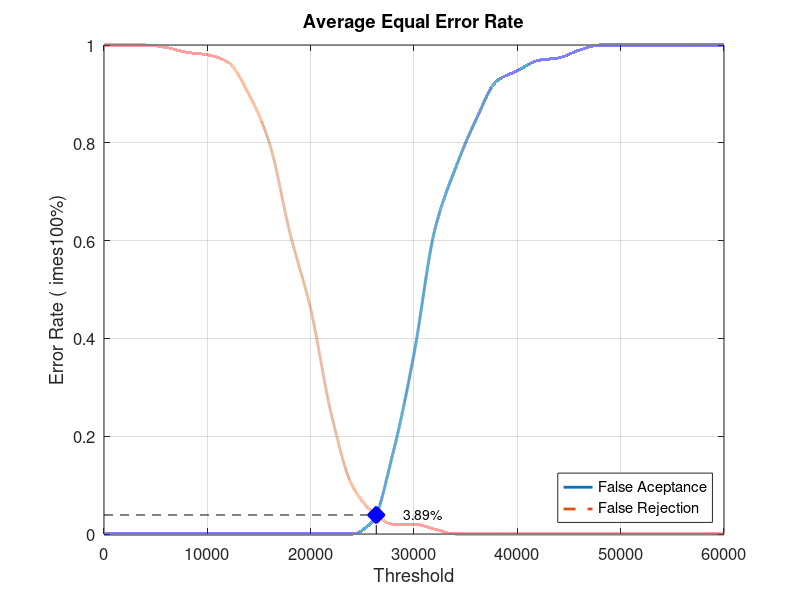
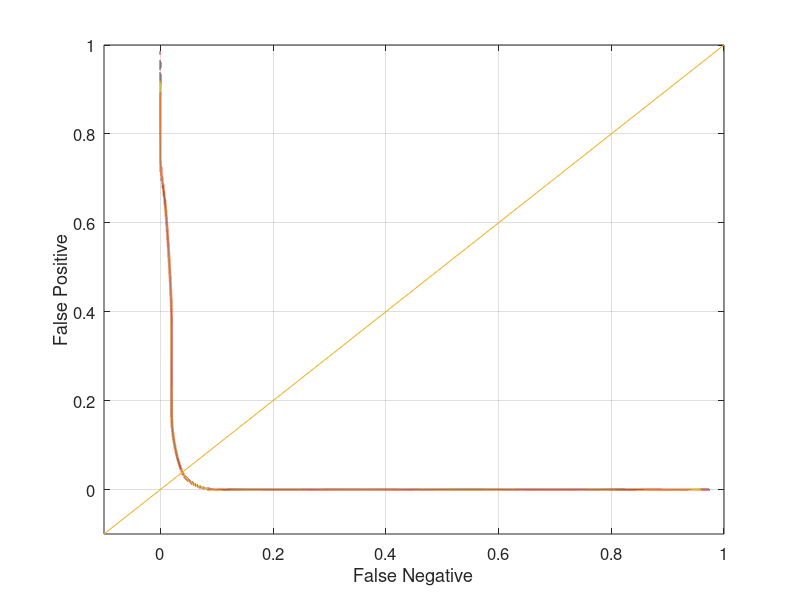

The MATLAB script that drew these images, in order:
close all;
clear;
clc;
x = 0:2000:60000;
xq = 0:0.5:60000;

y0 = [0 0 0 0 0 0 0 0 0 0 0 0 0 0.0263158 0.168421 0.368421 0.621053 0.747368 0.847368 0.926316 0.947368 0.968421 0.973684 0.989474 1 1 1 1 1 1 1]
yy0 = interp1(x, y0, xq, 'pchip');
y1 = [1 1 1 0.995 0.985 0.98 0.965 0.9 0.8 0.615 0.46 0.245 0.1 0.045 0.02 0.02 0.01 0 0 0 0 0 0 0 0 0 0 0 0 0 0]
yy1 = interp1(x, y1, xq, 'pchip');

% Calculating EER: 
y2 = abs(y0 - y1);
find(y2 == min(y2))
yy2 = abs(yy0 - yy1);
xEER = find(yy2 == min(yy2));
xEERIndex = xq(xEER) % X-axis EER
yEER = yy0(xEER) % Y-axis EER

main = figure
plot(xq, yy0,'-','LineWidth', 2);	hold on
plot(xq, yy1,'--','LineWidth', 2);	hold on
plot([xEERIndex xEERIndex], [0 yEER], 'k--');	hold on
plot([0 xEERIndex], [yEER yEER], 'k--');	hold on
plot(xEERIndex, yEER, 'bx', 'LineWidth', 10);	hold on
text(xEERIndex + 10 * xEERIndex / 100, yEER, [num2str(round((10000 * yEER)) / 100) '%'])
legend('False Aceptance', 'False Rejection', 'Location', 'SouthEast')
xlabel('Threshold')
ylabel('Error Rate (	imes100%)')
title('Average Equal Error Rate')
set(gca, 'FontSize', 12)
axis([0 60000 0 1])
grid on

print(main, 'Database2_2Main', '-dpng');
FNRxFPR = figure('Color', [1 1 1]);
plot(yy1, yy0, '-', yy1, yy0, 'LineWidth', 2);
hold on
y = -0.1:0.1:1
plot(y, y); 
set(gca, 'FontSize', 12)
xlabel('False Negative')
ylabel('False Positive')
axis([-0.1 1 -0.1 1])
set(gca, 'FontSize', 12)
grid on

print(FNRxFPR, 'Database2_2FNRxFPR','-dpng');
